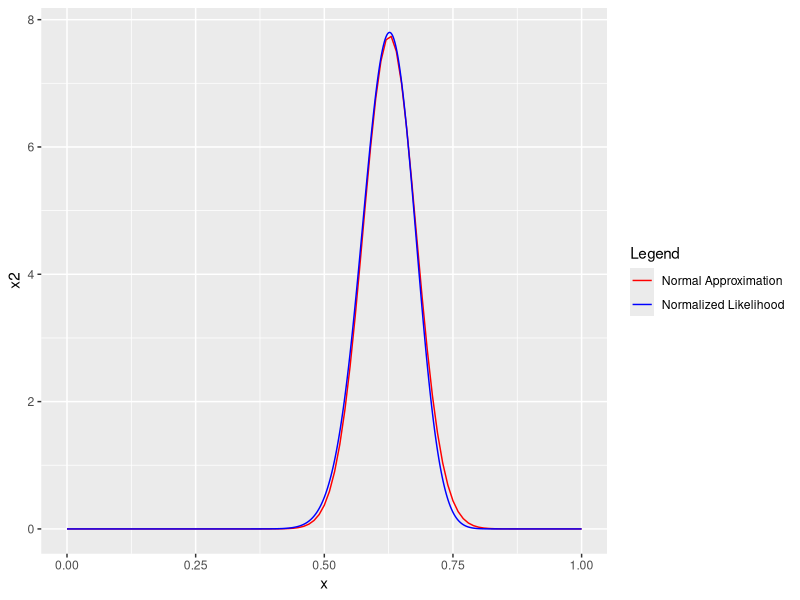
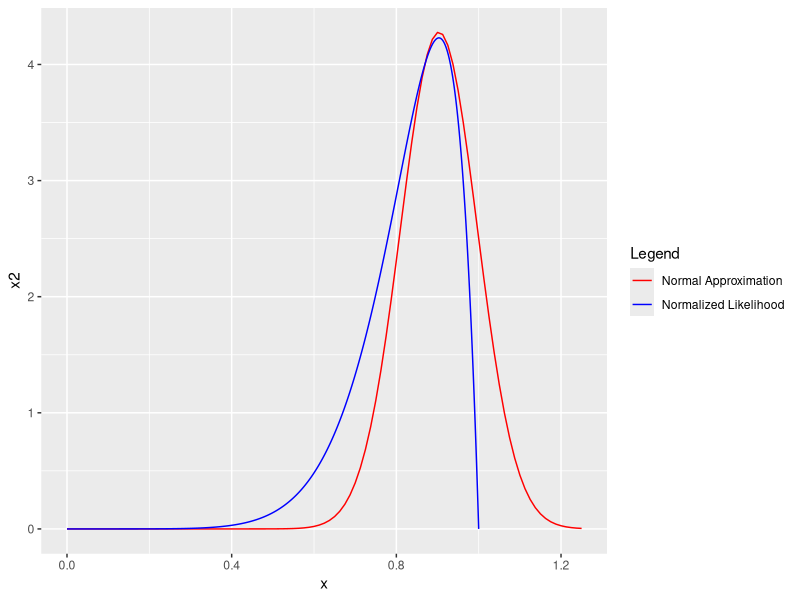

Source code (R) for these figures, in order:
## ---- chunk 1
knitr::opts_chunk$set(echo = TRUE)
## ---- chunk 2
library(ggplot2)
## ---- chunk 3
# Haldane:
1-pnorm(0, mean = 1.946, sd = sqrt(1.071))

# Flat:
1-pnorm(0, mean = 1.609, sd = sqrt(.8))

# Noninformative:
1-pnorm(0, mean = 1.758, sd = sqrt(0.913))
## ---- chunk 4
set.seed(1)
n=10000

# Haldane:
x = rbeta(n, 14, 4)
y = rbeta(n, 2, 4)
sum(x > y)/n
sum(log(x/(1-x)) > log(y/(1-y)))/n

# Flat:
x = rbeta(n, 1+14, 1+4)
y = rbeta(n, 1+2, 1+4)
sum(x > y)/n
sum(log(x/(1-x)) > log(y/(1-y)))/n


# Noninformative:
x = rbeta(n, 0.5+14, 0.5+4)
y = rbeta(n, 0.5+2, 0.5+4)
sum(x > y)/n
sum(log(x/(1-x)) > log(y/(1-y)))/n



n=100000

# Haldane:
x = rbeta(n, 14, 4)
y = rbeta(n, 2, 4)
sum(x > y)/n
sum(log(x/(1-x)) > log(y/(1-y)))/n


# Flat:
x = rbeta(n, 1+14, 1+4)
y = rbeta(n, 1+2, 1+4)
sum(x > y)/n
sum(log(x/(1-x)) > log(y/(1-y)))/n


# Noninformative:
x = rbeta(n, 0.5+14, 0.5+4)
y = rbeta(n, 0.5+2, 0.5+4)
sum(x > y)/n
sum(log(x/(1-x)) > log(y/(1-y)))/n



n=1000000

# Haldane:
x = rbeta(n, 14, 4)
y = rbeta(n, 2, 4)
sum(x > y)/n
sum(log(x/(1-x)) > log(y/(1-y)))/n


# Flat:
x = rbeta(n, 1+14, 1+4)
y = rbeta(n, 1+2, 1+4)
sum(x > y)/n
sum(log(x/(1-x)) > log(y/(1-y)))/n


# Noninformative:
x = rbeta(n, 0.5+14, 0.5+4)
y = rbeta(n, 0.5+2, 0.5+4)
sum(x > y)/n
sum(log(x/(1-x)) > log(y/(1-y)))/n

## ---- chunk 5
fisher.test(rbind(c(14,2),c(4,4)),alternative = "greater")$p.value
## ---- chunk 6
thetahat = 0.6268215
second = function(t) {
  -125/(2+t)^2 - 38/(1-t)^2 - 34/t^2
}
(C = (-second(thetahat))^-1)

L = function(t) {
  (2+t)^125*(1-t)^38*(t)^34
}
C2 = 1/integrate(L, 0, 1)$value
L2 = function(t) {
  C2*L(t)
}

Lnorm = function(t) {
  C2*L(t)/(integrate(L2, 0, 1)$value)
}

data = data.frame(x = seq(0, 1, .0001))
data$x2 = Lnorm(data$x)

ggplot(data, mapping = aes(x=x)) +
  stat_function(fun=dnorm, args = list(mean=thetahat, sd = sqrt(C)), aes(color = 'Normal Approximation')) + 
  geom_line(mapping=aes(x=x, y=x2, color = 'Normalized Likelihood')) +
  scale_color_manual("Legend", values = c("red", "blue"))
## ---- chunk 7
thetahat = 0.9034401
second = function(t) {
  -14/(2+t)^2 - 1/(1-t)^2 - 5/t^2
}
(C = (-second(thetahat))^-1)

L = function(t) {
  (2+t)^14*(1-t)*(t)^5
}
C2 = 1/integrate(L, 0, 1)$value
L2 = function(t) {
  C2*L(t)
}

Lnorm = function(t) {
  C2*L(t)/(integrate(L2, 0, 1)$value)
}

data = data.frame(x = seq(0, 1, .0001))
data$x2 = Lnorm(data$x)

ggplot(data, mapping = aes(x=x, xmax = 1.25)) +
  stat_function(fun=dnorm, args = list(mean=thetahat, sd = sqrt(C)), aes(color = 'Normal Approximation')) + 
  geom_line(mapping=aes(x=x, y=x2, color = 'Normalized Likelihood')) +
  scale_color_manual("Legend", values = c("red", "blue"))
## ---- chunk 8
thetahat = 0.6268215
h = function(theta) {(-1/197)*(125*log(2+theta) + 38*log(1-theta) + 34*log(theta))}
(exphat = exp(-197*h(thetahat)))
hsecond = function(theta) {(-1/197)*(-125/(2+theta)^2 - 38/(1-theta)^2 - 34/theta^2)}
(sigmahat = (hsecond(thetahat))^(-1/2))

thetastar = 0.6309920
hstar = function(theta) {(-1/197)*(125*log(2+theta) + 38*log(1-theta) + 35*log(theta))}
(expstar = exp(-197*hstar(thetastar)))
hstarsecond = function(theta) {(-1/197)*(-125/(2+theta)^2 - 38/(1-theta)^2 - 35/theta^2)}
(sigmastar = (hstarsecond(thetastar))^(-1/2))

(sigmastar*expstar)/(sigmahat*exphat)
## ---- chunk 9
thetahat = 0.9034401
h = function(theta) {(-1/20)*(14*log(2+theta) + log(1-theta) + 5*log(theta))}
(exphat = exp(-20*h(thetahat)))
hsecond = function(theta) {(-1/20)*(-14/(2+theta)^2 - 1/(1-theta)^2 - 5/theta^2)}
(sigmahat = (hsecond(thetahat))^(-1/2))

thetastar = 0.9121664
hstar = function(theta) {(-1/20)*(14*log(2+theta) + log(1-theta) + 6*log(theta))}
(expstar = exp(-20*hstar(thetastar)))
hstarsecond = function(theta) {(-1/20)*(-14/(2+theta)^2 - 1/(1-theta)^2 - 6/theta^2)}
(sigmastar = (hstarsecond(thetastar))^(-1/2))

(sigmastar*expstar)/(sigmahat*exphat)
